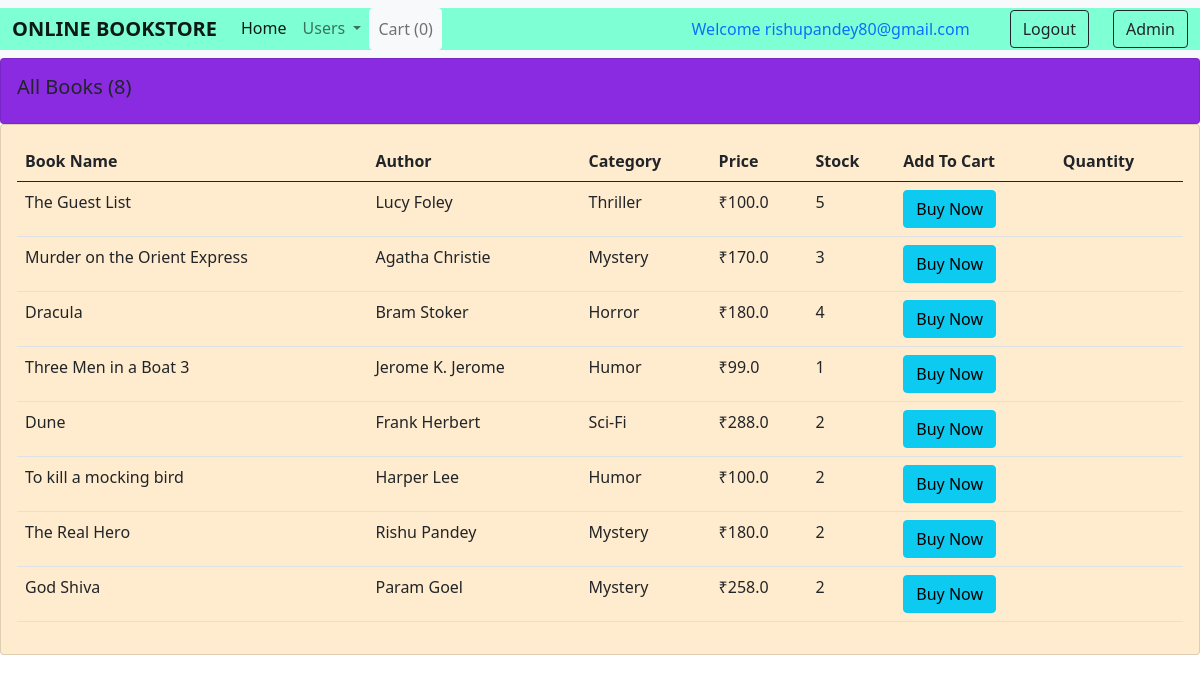
The page /for_users/ (signed in) on the database its author committed.
### books/models.py (models this page shows, shortened)
class Book(models.Model):
    CATEGORY = (
    ('Mystery', 'Mystery'),
    ('Thriller', 'Thriller'),
    ('Sci-Fi', 'Sci-Fi'),
    ('Humor', 'Humor'),
    ('Horror', 'Horror'),
    )
    book_name = models.CharField(max_length=100)
    author = models.CharField(max_length=100, default="")
    category = models.CharField(max_length=100, choices=CATEGORY)
    price = models.FloatField()
    stock = models.IntegerField(default=2)

### books/views.py (the view)
# urls.py: path("for_users/", views.Users, name="Users"),
@login_required(login_url = '/user_login')
def Users(request):
    books = Book.objects.all()
    total_books = books.count()
    return render (request, "for_user.html", {'books':books, 'total_books':total_books})

### books/templates/for_user.html (shortened to what this page needs)
{% extends 'user_navbar.html' %}
{% block cart-item %}
<li class="nav-item">
  <a class="nav-link btn btn-light" href="/checkout/" aria-current="page">Cart
    (<span id="cart">0</span>)</a>
</li>
{% endblock %}
{% block body %}
<div class="row">
  <div class="col-md">
    <div class="card card-body" style="background-color: blueviolet;">
      <h5>All Books ({{total_books}})</h5>
    </div>
    <div class="card card-body" style="background-color:blanchedalmond;">
      <table class="table">
        <thead>
          <tr>
            <th>Book Name</th>
            <th>Author</th>
            <th>Category</th>
            <th>Price</th>
            <th>Stock</th>
            <th>Add To Cart</th>
            <th>Quantity</th>
          </tr>
        </thead>
        {% for book in books %}
        <tr>
          <td id="namepr{{book.id}}">{{book.book_name}}</td>
          <td id="authorpr{{book.id}}">{{book.author}}</td>
          <td id="categorypr{{book.id}}">{{book.category}}</td>
          <td> ₹<span id="pricepr{{book.id}}">{{book.price}}</span></td>
          <td id="stock{{book.id}}">{{book.stock}}</td>
          <td><button id="pr{{book.id}}" class="btn btn-info cart">Buy Now</button></td>
          <td class="quantity" id="divpr{{book.id}}"></td>
        </tr>
        {% endfor %}
      </table>
    </div>
  </div>
</div>
{% endblock %}

### books/templates/user_navbar.html (shortened to what this page needs)
<!doctype html>
<html lang="en">
  <head>
    <link href="https://cdn.jsdelivr.net/npm/bootstrap@5.0.2/dist/css/bootstrap.min.css" rel="stylesheet">
  </head>
  <body>
    <nav class="navbar navbar-expand-lg navbar-light bg-light" >
        <div class="container-fluid" style="background-color: aquamarine;" >
          <a class="navbar-brand" href="/"><B>ONLINE BOOKSTORE</B></a>
          <div class="collapse navbar-collapse" id="navbarSupportedContent">
            <ul class="navbar-nav me-auto mb-2 mb-lg-0">
              <li class="nav-item">
                <a class="nav-link active" aria-current="page" href="/">Home</a>
              </li>
              <li class="nav-item dropdown">
                <a class="nav-link dropdown-toggle" href="#" id="navbarDropdown" role="button" data-bs-toggle="dropdown" aria-expanded="false">
                  Users
                </a>
              </li>
          {% block cart-item %} {% endblock %}
            </ul>
            {% if user.is_authenticated %}
              <a class="nav-link" href="#">Welcome {{request.user}}</a>
              <a href="/logout/" class="btn btn-outline-dark mx-4" type="submit">Logout</a>
            {% endif %}
            {% if user.is_superuser %}
            <a href="/all_books/" class="btn btn-outline-dark" type="submit">Admin</a>
            {% endif %}
          </div>
        </div>
      </nav>
      {% block body %}{% endblock %}
  </body>
</html>

### rows shown on the page
Book: book_name "The Guest List", author "Lucy Foley", category "Thriller", price "100.0", stock "5"
Book: book_name "Murder on the Orient Express", author "Agatha Christie", category "Mystery", price "170.0", stock "3"
Book: book_name "Dracula", author "Bram Stoker", category "Horror", price "180.0", stock "4"
Book: book_name "Three Men in a Boat 3", author "Jerome K. Jerome", category "Humor", price "99.0", stock "1"
Book: book_name "Dune", author "Frank Herbert", category "Sci-Fi", price "288.0", stock "2"
Book: book_name "To kill a mocking bird", author "Harper Lee", category "Humor", price "100.0", stock "2"
Book: book_name "The Real Hero", author "Rishu Pandey", category "Mystery", price "180.0", stock "2"
Book: book_name "God Shiva", author "Param Goel", category "Mystery", price "258.0", stock "2"

### other values the page prints
{{ request.user }} "rishupandey80@gmail.com"
{{ total_books }} "8"
